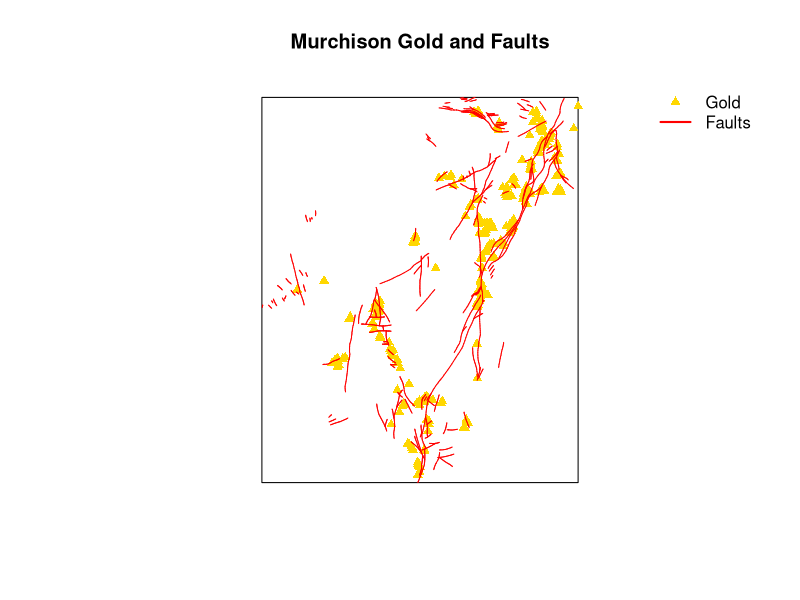
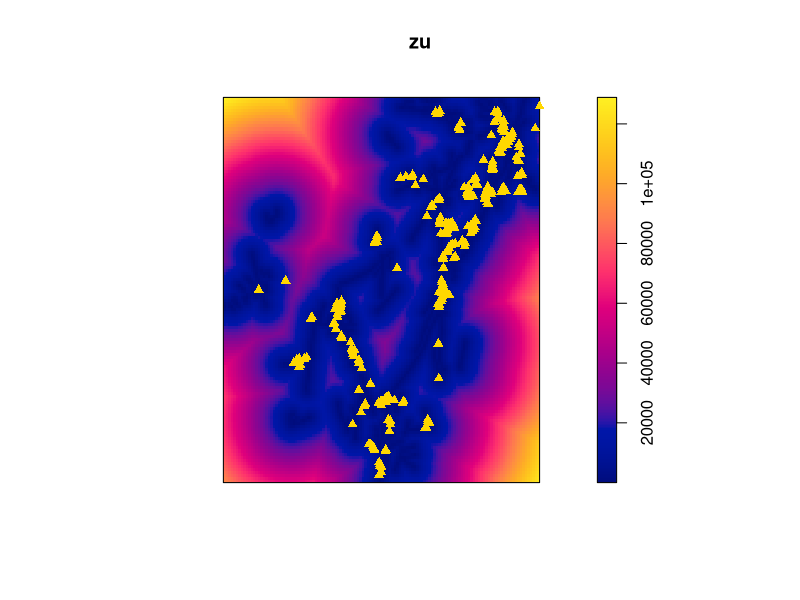
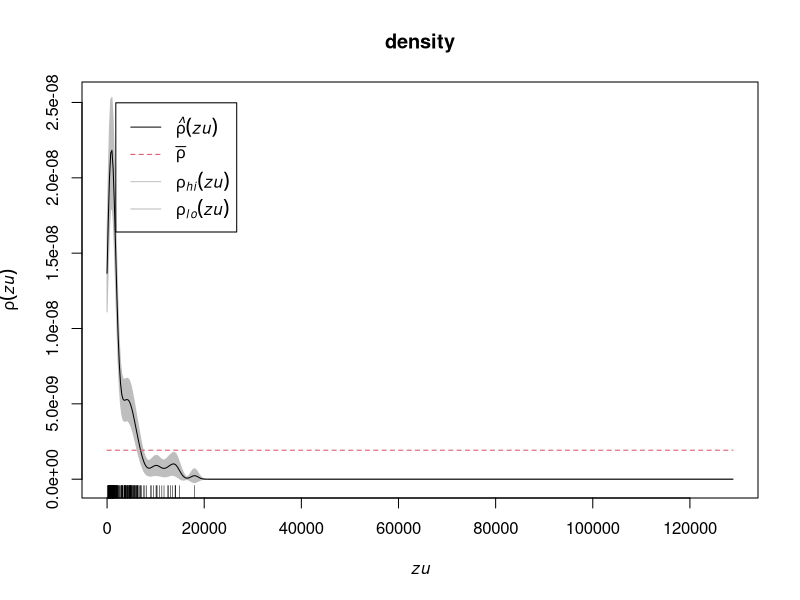
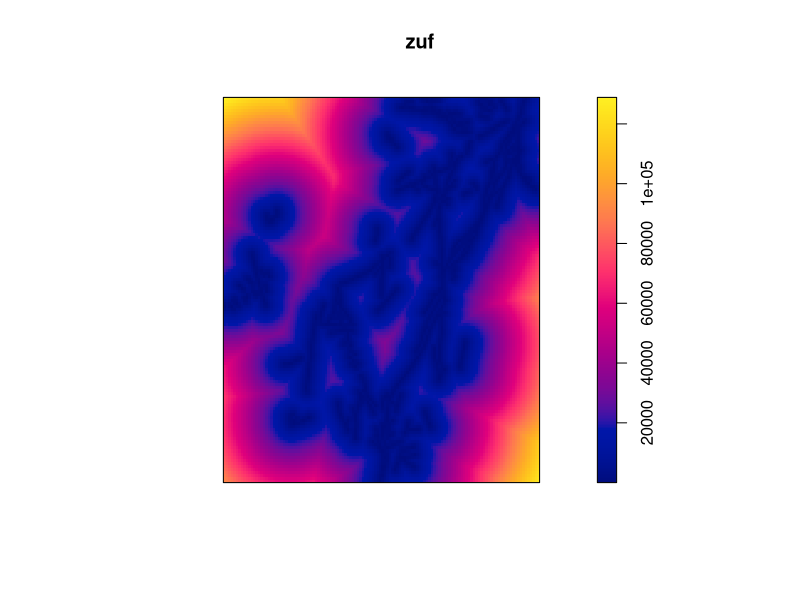

Write the R code that produced these figures, in order.
library(spatstat)

data(murchison)

#Zadanie 1
gold <- murchison$gold
faults <- murchison$faults

plot(gold, pch=17, cols="gold", main="Murchison Gold and Faults")
plot(faults, add=TRUE, col="red")
legend("topright", legend=c("Gold", "Faults"), 
       col=c("gold", "red"), pch=c(17, NA), lty=c(NA, 1), 
       bty="n", lwd=2)

#Zadanie 2
zu <- distmap(faults)
plot(zu)

#Zadanie 3
plot(gold, add=TRUE, pch=17, cols="gold")

#Zadanie 4
density <- rhohat(gold,zu) #gestosc w zaleznosci od odleglosci
plot(density)
#najwiecej zloz zlota jest bliskiej odleglosci od uskokow

#Zadanie 5
zuf <- distfun(faults)
zuf

#Zadanie 6
odl <- zuf(400000,7000000)
cat("Odległość najbliższego uskoku od zadanego punktu wynosi:",odl,"m.")

#Zadanie 7
plot(zuf)
